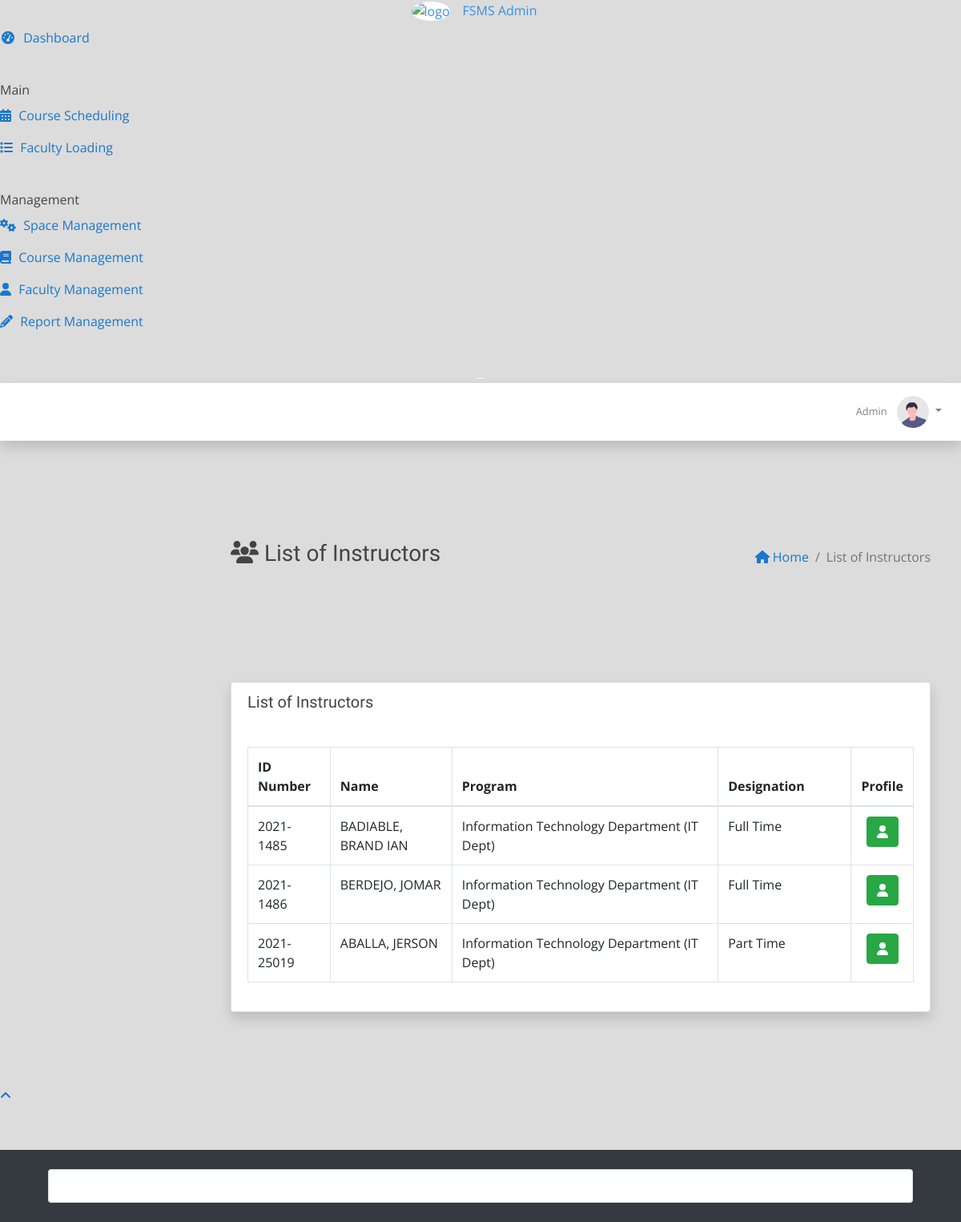
The app's page /index.php?page=faculty (signed in) with its own data.
### tables this page shows
CREATE TABLE `users` (
  `id` int(30) NOT NULL,
  `fname` varchar(255) NOT NULL,
  `mname` varchar(255) DEFAULT NULL,
  `lname` varchar(255) NOT NULL,
  `extname` varchar(255) DEFAULT NULL,
  `username` varchar(255) NOT NULL,
  `password` varchar(255) NOT NULL,
  `type` int(11) NOT NULL DEFAULT 0 COMMENT '0=Admin, 1=Instructor, 2= Super Admin\r\n',
  `program_id` int(30) NOT NULL,
  `created_at` timestamp NOT NULL DEFAULT current_timestamp(),
  `updated_at` timestamp NOT NULL DEFAULT current_timestamp() ON UPDATE current_timestamp()
);

CREATE TABLE `program` (
  `id` int(30) NOT NULL,
  `program_name` varchar(250) NOT NULL,
  `program_code` varchar(100) NOT NULL,
  `created_at` timestamp NOT NULL DEFAULT current_timestamp(),
  `updated_at` timestamp NOT NULL DEFAULT current_timestamp() ON UPDATE current_timestamp()
);

CREATE TABLE `faculty` (
  `id` int(30) NOT NULL,
  `user_id` int(11) NOT NULL,
  `program_id` int(11) NOT NULL,
  `designation` varchar(255) DEFAULT NULL,
  `contact` varchar(100) NOT NULL,
  `gender` varchar(100) NOT NULL,
  `street` varchar(255) DEFAULT NULL,
  `barangay` varchar(255) DEFAULT NULL,
  `municipality` varchar(255) DEFAULT NULL,
  `province` varchar(255) DEFAULT NULL,
  `email` varchar(200) NOT NULL,
  `created_at` timestamp NOT NULL DEFAULT current_timestamp(),
  `updated_at` timestamp NOT NULL DEFAULT current_timestamp() ON UPDATE current_timestamp()
);

### admin/faculty.php (the view, shortened to what this page needs)
<?php
include('db_connect.php');
$query = "SELECT users.*, program.program_code, program.program_name FROM users INNER JOIN program ON users.program_id = program.id WHERE users.type = 1";
$result = mysqli_query($conn, $query);
if ($result) {
    $instructors = [];
    while ($row = mysqli_fetch_assoc($result)) {
        $instructors[] = $row;
    }
} else {
    echo "Error: " . mysqli_error($conn);
}
?>
<div class="container-fluid">
    <div class="row">
        <section class="content-header col-md-12 d-flex align-items-center justify-content-between mb-3">
            <h3><i class="fas fa-users"></i> List of Instructors</h3>
            <ol class="breadcrumb bg-transparent p-0 m-0">
                <li class="breadcrumb-item"><a href="index.php?page=home"><i class="fa fa-home"></i> Home</a></li>
                <li class="breadcrumb-item active"> List of Instructors</li>
            </ol>
        </section>
        <section class="content">
            <div class="container-fluid">
                <div class="card card-default shadow mb-4">
                    <div class="card-header bg-transparent">
                        <h5 class="card-title">List of Instructors</h5>
                    </div>
                    <div class="card-body">
                        <div class="table-responsive">
                            <table id="example1" class="table table-bordered">
                                <thead>
                                    <tr>
                                        <th>ID Number</th>
                                        <th>Name</th>
                                        <th width="40%">Program</th>
                                        <th width="20%">Designation</th>
                                        <th width="5%">Profile</th>
                                    </tr>
                                </thead>
                                <tbody>
                                    <?php foreach ($instructors as $instructor) : ?>
                                        <?php
                                        $infoQuery = "SELECT * FROM faculty WHERE user_id = " . $instructor['id'];
                                        $infoResult = mysqli_query($conn, $infoQuery);
                                        $info = mysqli_fetch_assoc($infoResult);
                                        ?>
                                        <tr>
                                            <td><?php echo $instructor['username']; ?></td>
                                            <td><?php echo strtoupper($instructor['lname']) . ', ' . strtoupper($instructor['fname']); ?></td>
                                            <td><?php echo $instructor['program_name'] . ' (' . $instructor['program_code'] . ')'; ?></td>
                                            <td><?php echo $info['designation']; ?></td>
                                            <td class="text-center"><a href="index.php?page=view_faculty&id=<?php echo $instructor['id'] ?>" class="btn btn-flat btn-success"><i class="fa fa-user"></i></a></td>
                                        </tr>
                                    <?php endforeach; ?>
                                </tbody>
                            </table>
                        </div>
                    </div>
                </div>
            </div>
        </section>
    </div>
</div>

### assets/fullcalendar/main.css (style rules this page uses)
:root { --fc-daygrid-event-dot-width: 8px; }
:root { --fc-list-event-dot-width: 10px; --fc-list-event-hover-bg-color: #f5f5f5; }

### assets/css/style.css (style rules this page uses)
body { font-family: "Open Sans", sans-serif; color: #444444; width: 100%; height: calc(100%); }
a { color: #1977cc; }
h1, h2, h3, h4, h5, h6 { font-family: "Raleway", sans-serif; }
section { padding: 60px 0; overflow: hidden; }
.align-items-center { align-items: center !important; }

### index.php (style rules this page uses)
body { background: #80808045; }

### admin/faculty.php (style rules this page uses)
.card-header { border-bottom: none; }

### records on screen
users: username "2021-1485", lname "BADIABLE", fname "BRAND IAN", program.program_name "Information Technology Department", program.program_code "IT Dept", faculty.designation "Full Time"
users: username "2021-1486", lname "BERDEJO", fname "JOMAR", program.program_name "Information Technology Department", program.program_code "IT Dept", faculty.designation "Full Time"
users: username "2021-25019", lname "ABALLA", fname "JERSON", program.program_name "Information Technology Department", program.program_code "IT Dept", faculty.designation "Part Time"

### other values on screen
$_SESSION['login_fname'] "Admin"
